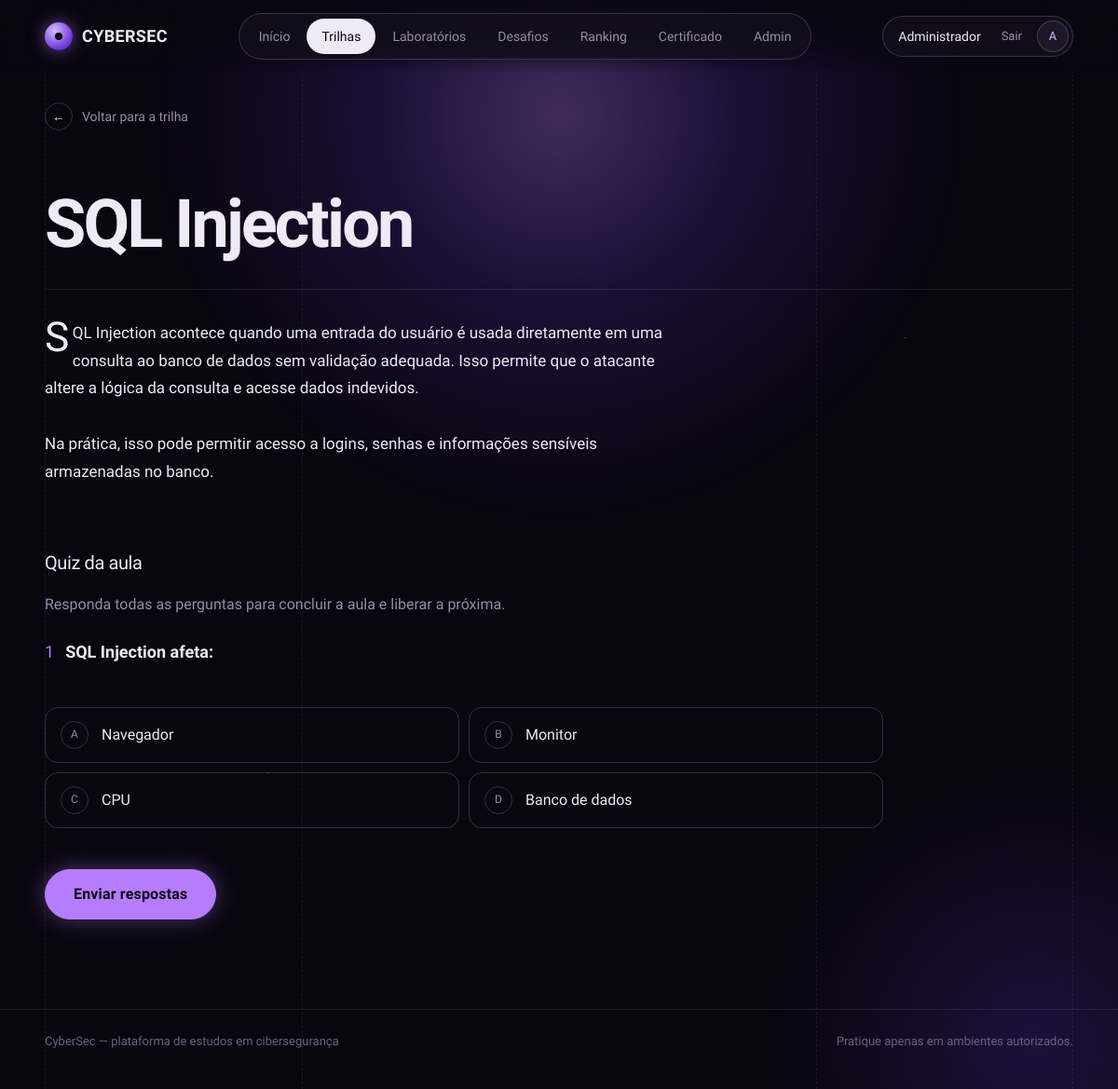
Screenshot of /public/lesson?id=32 (signed in) with the database file from the repository.
### tables this page shows
CREATE TABLE `lessons` (
  `id` int(11) NOT NULL AUTO_INCREMENT,
  `path_id` int(11) NOT NULL,
  `title` varchar(255) NOT NULL,
  `content` longtext NOT NULL,
  `lesson_order` int(11) DEFAULT 1,
  PRIMARY KEY (`id`),
  KEY `path_id` (`path_id`),
  CONSTRAINT `lessons_ibfk_1` FOREIGN KEY (`path_id`) REFERENCES `learning_paths` (`id`) ON DELETE CASCADE
);

CREATE TABLE `quizzes` (
  `id` int(11) NOT NULL AUTO_INCREMENT,
  `lesson_id` int(11) NOT NULL,
  `question` text NOT NULL,
  `option_a` varchar(255) NOT NULL,
  `option_b` varchar(255) NOT NULL,
  `option_c` varchar(255) NOT NULL,
  `option_d` varchar(255) NOT NULL,
  `correct_option` char(1) NOT NULL,
  PRIMARY KEY (`id`),
  KEY `lesson_id` (`lesson_id`),
  CONSTRAINT `quizzes_ibfk_1` FOREIGN KEY (`lesson_id`) REFERENCES `lessons` (`id`) ON DELETE CASCADE
);

### app/core/Controller.php (called while the page is built, shortened)
<?php
abstract class Controller
{
    protected function view(string $view, array $data = []): void
    {
        extract($data);
       $file = __DIR__ . '/../views/' . $view . '.php';
require_once $file;
    }
}

### app/controllers/LessonController.php (called while the page is built, shortened)
<?php
class LessonController extends Controller
{
    private Lesson $lessonModel;
    public function __construct()
    {
        $this->lessonModel = new Lesson();
    }
    public function show(): void
    {
        $lesson = $this->findAccessibleLesson(
            (int)($_GET['id'] ?? 0)
        );
        $this->view(
            'lessons/show',
            [
                'lesson' => $lesson,
                'quiz' => $this->lessonModel->getQuiz($lesson['id'])
            ]
        );
    }
    private function findAccessibleLesson(int $id): array
    {
        $lesson = $this->lessonModel->findById($id);
        $previous = $this->lessonModel->getPreviousLesson(
            $lesson['path_id'],
            $lesson['lesson_order']
        );
        return $lesson;
    }
}

### app/core/Router.php (called while the page is built, shortened)
<?php
class Router
{
    private array $routes = [];
    public function get(string $route, array $action): void
    {
        $this->routes['GET'][$route] = $action;
    }
    public function post(string $route, array $action): void
    {
        $this->routes['POST'][$route] = $action;
    }
    public function dispatch(): void
    {
        $method = $_SERVER['REQUEST_METHOD'];
        $uri = parse_url(
            $_SERVER['REQUEST_URI'],
            PHP_URL_PATH
        );
        $basePath = dirname(
            $_SERVER['SCRIPT_NAME']
        );
        $uri = str_replace($basePath, '', $uri);
        [$controllerName, $methodName] = $this->routes[$method][$uri];
        $controller = new $controllerName();
        $controller->$methodName();
    }
}

### public/index.php (called while the page is built, shortened)
<?php
spl_autoload_register(function ($class) {
    $folders = [
        '../app/core/',
        '../app/controllers/',
        '../app/models/'
    ];
    foreach ($folders as $folder) {
        $file = $folder . $class . '.php';
        if (file_exists($file)) {
            return;
        }
    }
});
$router = new Router();
$router->get('/', ['AuthController', 'login']);
$router->get('/login', ['AuthController', 'login']);
$router->post('/login', ['AuthController', 'authenticate']);
$router->get('/register', ['AuthController', 'register']);
$router->post('/register', ['AuthController', 'store']);
$router->post('/logout', ['AuthController', 'logout']);
$router->get('/certificate', [ 'CertificateController', 'index']);
$router->post('/certificate/generate',
['CertificateController','generate']);
$router->get('/lesson', ['LessonController', 'show']);
$router->post('/lesson/submit',['LessonController', 'submitQuiz']);
$router->get('/dashboard', ['DashboardController', 'index']);
$router->get('/profile', ['ProfileController', 'index']);
$router->post('/profile/update', ['ProfileController', 'update']);
$router->post('/profile/password', ['ProfileController', 'changePassword']);
$router->get('/challenges', ['ChallengeController', 'index']);
$router->get('/challenges/create', ['ChallengeController', 'create']);
$router->post('/challenges/store', ['ChallengeController', 'store']);
$router->get('/challenges/edit', ['ChallengeController', 'edit']);
$router->post('/challenges/update', ['ChallengeController', 'update']);
$router->post('/challenges/delete', ['ChallengeController', 'delete']);
$router->get('/challenge', ['ChallengeController', 'show']);
$router->post('/challenge/submit', ['ChallengeController', 'submitFlag']);
$router->get(
    '/paths',
    ['LearningPathController', 'index']
);
$router->get(
    '/path',
    ['LearningPathController', 'show']
);
$router->get(
    '/labs',
    ['LabController', 'index']
);
$router->get(
    '/lab',
    ['LabController', 'show']
);
$router->post(
    '/lab/submit',
    ['LabController', 'submit']
);
$router->get('/ranking', ['RankingController', 'index']);
$router->get('/admin', ['AdminController', 'dashboard']);
$router->get('/admin/users', ['AdminController', 'users']);
$router->get('/admin/challenges', ['AdminController', 'challenges']);
$router->get(
    '/admin/paths',
    ['AdminController', 'paths']
);
$router->get(
    '/admin/lessons',
    ['AdminController', 'lessons']
);
$router->get(
    '/admin/lessons/create',
    ['AdminController', 'createLesson']
);
$router->post(
    '/admin/lessons/store',
    ['AdminController', 'storeLesson']
);
$router->post(
    '/admin/lessons/delete',
    ['AdminController', 'deleteLesson']
);
$router->get(
    '/admin/questions',
    ['QuestionController', 'index']
);
$router->get(
    '/admin/questions/create',
    ['QuestionController', 'create']
);
$router->post(
    '/admin/questions/store',
    ['QuestionController', 'store']
);
$router->get(
    '/admin/questions/edit',
    ['QuestionController', 'edit']
);
$router->post(
    '/admin/questions/update',
    ['QuestionController', 'update']
);
$router->get(
    '/admin/paths/create',
    ['AdminController', 'createPath']
);
$router->post(
    '/admin/paths/store',
    ['AdminController', 'storePath']
);
$router->post(
    '/admin/paths/delete',
    ['AdminController', 'deletePath']
);
$router->get(
    '/admin/labs',
    ['AdminController', 'labs']
);
$router->get(
    '/admin/labs/create',
    ['AdminController', 'createLab']
);
$router->post(
    '/admin/labs/store',
    ['AdminController', 'storeLab']
);
$router->get(
    '/admin/labs/edit',
    ['AdminController', 'editLab']
);
$router->post(
    '/admin/labs/update',
    ['AdminController', 'updateLab']
);
$router->post(
    '/admin/labs/delete',
    ['AdminController', 'deleteLab']
);
$router->dispatch();

### app/core/Database.php (called while the page is built, shortened)
<?php
class Database
{
    private static ?PDO $instance = null;
    public static function getInstance(): PDO
    {
        if (self::$instance === null) {
            $dsn = "mysql:host=" . DB_HOST . ";dbname=" . DB_NAME . ";charset=utf8mb4";
            self::$instance = new PDO(
                $dsn,
                DB_USER,
                DB_PASS,
                [
                    PDO::ATTR_ERRMODE => PDO::ERRMODE_EXCEPTION,
                    PDO::ATTR_DEFAULT_FETCH_MODE => PDO::FETCH_ASSOC,
                    PDO::ATTR_EMULATE_PREPARES => false
                ]
            );
        }
        return self::$instance;
    }
}

### app/core/Model.php (called while the page is built, shortened)
<?php
abstract class Model
{
    public function __construct()
    {
        $this->db = Database::getInstance();
    }
}

### app/models/Lesson.php (called while the page is built, shortened)
<?php
class Lesson extends Model
{
    public function findById(
        int $id
    ): ?array {
        $sql = "
            SELECT *
            FROM lessons
            WHERE id = :id
            LIMIT 1
        ";
        $stmt = $this->db->prepare($sql);
        $stmt->execute([
            ':id' => $id
        ]);
        return $stmt->fetch()
            ?: null;
    }
    public function getQuiz(
        int $lessonId
    ): array {
        $sql = "
            SELECT *
            FROM quizzes
            WHERE lesson_id = :lesson_id
        ";
        $stmt = $this->db->prepare($sql);
        $stmt->execute([
            ':lesson_id' => $lessonId
        ]);
        return $stmt->fetchAll();
    }
    public function getPreviousLesson(
    int $pathId,
    int $lessonOrder
 ): ?array {
    $sql = "
        SELECT *
        FROM lessons
        WHERE path_id = :path_id
        AND lesson_order < :lesson_order
        ORDER BY lesson_order DESC
        LIMIT 1
    ";
    $stmt = $this->db->prepare($sql);
    $stmt->execute([
        ':path_id' => $pathId,
        ':lesson_order' => $lessonOrder
    ]);
    return $stmt->fetch() ?: null;
 }
}

### app/views/lessons/show.php (the view, shortened to what this page needs)
<?php
require_once __DIR__ . '/../layouts/header.php';
?>
<main class="main-content">
    <?php $backHref = BASE_URL . '/path?id=' . (int) $lesson['path_id']; $backLabel = 'Voltar para a trilha'; require __DIR__ . '/../layouts/back_button.php'; ?>
    <header class="page-head">
        <div>
            <h1 class="page-title"><?= htmlspecialchars($lesson['title']) ?></h1>
        </div>
    </header>
    <article class="reading lead-initial">
        <?= nl2br(htmlspecialchars($lesson['content'])) ?>
    </article>
    <?php if (!empty($quiz)): ?>
    <section class="mt-5 pt-4" aria-labelledby="quiz-title" style="max-width: 900px">
        <h2 class="section-title" id="quiz-title">Quiz da aula</h2>
        <p class="text-secondary mb-4">Responda todas as perguntas para concluir a aula e liberar a próxima.</p>
        <form method="POST" action="<?= BASE_URL ?>/lesson/submit">
            <?php foreach ($quiz as $i => $question): ?>
                <fieldset class="quiz-q">
                    <legend><span><?= $i + 1 ?></span><?= htmlspecialchars($question['question']) ?></legend>
                    <div class="options">
                        <?php foreach (['A', 'B', 'C', 'D'] as $k => $letter): ?>
                            <label class="option">
                                <span class="key"><?= $letter ?></span>
                                <?= htmlspecialchars($question['option_' . strtolower($letter)]) ?>
                            </label>
                        <?php endforeach; ?>
                    </div>
                </fieldset>
            <?php endforeach; ?>
            <button type="submit" class="btn btn-glow btn-lg mt-3">Enviar respostas</button>
        </form>
    </section>
    <?php endif; ?>
</main>
<?php require_once __DIR__ . '/../layouts/footer.php'; ?>

### public/assets/css/style.css (style rules this page uses)
:root { --void: #08060F; --dusk: #15111F; --dusk-2: #1C1729; --orchid: #B67CFF; --orchid-soft: #D6B8FF; --ultraviolet: #6E35D9; --mist: #EEEAF6; --ash: #958DA9; --ash-dim: #6A637C; --mint: #5BE3B0; --amber: #F5C46B; --ember: #FF6B8B; --line: rgba(238, 234, 246, .09); --line-strong: rgba(238, 234, 246, .18); --glass: rgba(21, 17, 31, .72); --font-display: 'Bricolage Grotesque', 'Segoe UI', system-ui, sans-serif; --font-body: 'Hanken Grotesk', 'Segoe UI', system-ui, sans-serif; --font-mono: 'Geist Mono', ui-monospace, Consolas, monospace; --r-panel: 22px; --r-field: 14px; --gutter: clamp(16px, 4vw, 48px); --nav-h: 76px; --bs-body-bg: var(--void); --bs-body-color: var(--mist); --bs-body-font-family: var(--font-body); --bs-border-color: var(--line); --bs-secondary-color: var(--ash); --bs-emphasis-color: var(--mist); --bs-link-color: var(--orchid); --bs-link-hover-color: var(--orchid-soft); --bs-link-color-rgb: 182, 124, 255; --bs-primary-rgb: 182, 124, 255; --bs-success-rgb: 91, 227, 176; --bs-warning-rgb: 245, 196, 107; --bs-danger-rgb: 255, 107, 139; --bs-info-rgb: 182, 124, 255; --bs-secondary-rgb: 149, 141, 169; }
html { color-scheme: dark; }
body { background: var(--void); color: var(--mist); font-family: var(--font-body); font-size: 1rem; line-height: 1.6; min-height: 100vh; -webkit-font-smoothing: antialiased; overflow-x: hidden; }
h1, h2, h3, h4, h5, h6 { font-family: var(--font-display); color: var(--mist); font-weight: 600; letter-spacing: -.02em; line-height: 1.15; }
p { color: var(--mist); }
.text-secondary, .text-muted, small.text-muted { color: var(--ash) !important; }
.main-content, body > .container, body > .container-fluid { max-width: 1320px; margin: 0 auto !important; padding: 24px var(--gutter) 96px; background: transparent !important; }
.page-head { display: grid; grid-template-columns: minmax(0, 1fr) auto; align-items: end; gap: 24px; padding-block: clamp(24px, 6vw, 64px) 32px; margin-bottom: 32px; border-bottom: 1px solid var(--line); }
.page-title { font-family: var(--font-display); font-size: clamp(2.2rem, 6vw, 4.5rem); font-weight: 600; line-height: 1.02; letter-spacing: -.04em; margin: 0; text-wrap: balance; }
.lead-initial::first-letter { font-family: var(--font-display); font-size: 2.6em; line-height: .8; font-weight: 500; color: var(--mist); float: left; margin: .06em .08em 0 0; }
.section-title { font-family: var(--font-display); font-size: 1.25rem; font-weight: 500; margin: 0 0 20px; }
.btn { --bs-btn-border-radius: 999px; --bs-btn-padding-x: 22px; --bs-btn-padding-y: 11px; --bs-btn-font-weight: 600; --bs-btn-font-size: .9375rem; font-family: var(--font-body); letter-spacing: .01em; white-space: nowrap; transition: background-color .2s, color .2s, border-color .2s, box-shadow .2s; }
.btn-lg { --bs-btn-padding-x: 30px; --bs-btn-padding-y: 14px; --bs-btn-font-size: 1rem; }
.btn-glow { --bs-btn-bg: var(--orchid); --bs-btn-color: var(--void); --bs-btn-border-color: var(--orchid); --bs-btn-hover-bg: var(--orchid-soft); --bs-btn-hover-color: var(--void); --bs-btn-hover-border-color: var(--orchid-soft); box-shadow: 0 0 24px rgba(182, 124, 255, .4); }
label, .form-label { display: block; margin-bottom: 8px; font-size: .875rem; font-weight: 500; color: var(--ash); }
.reading { max-width: 72ch; font-size: 1.0625rem; line-height: 1.75; color: var(--mist); }
.quiz-q { padding: 28px 0; border-top: 1px solid var(--line); }
.quiz-q legend { font-family: var(--font-body); font-size: 1.125rem; font-weight: 600; margin-bottom: 16px; float: none; color: var(--mist); }
.quiz-q legend span { font-family: var(--font-display); font-weight: 400; color: var(--orchid); margin-right: 12px; }
.options { display: grid; grid-template-columns: repeat(2, minmax(0, 1fr)); gap: 10px; }
.option { position: relative; display: flex; align-items: center; gap: 14px; margin: 0; padding: 14px 16px; border-radius: var(--r-field); border: 1px solid var(--line-strong); color: var(--mist); font-size: 1rem; cursor: pointer; transition: border-color .2s, background-color .2s; }
.option .key { width: 30px; height: 30px; border-radius: 50%; flex-shrink: 0; display: grid; place-items: center; border: 1px solid var(--line-strong); font-family: var(--font-display); font-size: .75rem; color: var(--ash); transition: inherit; }

### rows the page displays
lessons: title "SQL Injection", content "SQL Injection acontece quando uma entrada do usuário é usada diretamente em uma consulta ao banco de dados sem validação adequada. Isso permite que o atacante altere a lógica da consulta e acesse dados indevidos. Na prática, isso pode permitir acesso a logins, senhas e informações sensíveis armazenadas no banco."
quizzes: question "SQL Injection afeta:", letter "A", option_a "Navegador", letter "B", option_b "Monitor", letter "C", option_c "CPU", letter "D", option_d "Banco de dados"

### other values shown
$label "Início"
$label "Trilhas"
$label "Laboratórios"
$label "Desafios"
$label "Ranking"
$label "Certificado"
$label "Admin"
$__user['name'] "Administrador"
$__initials "A"
$backLabel "Voltar para a trilha"
